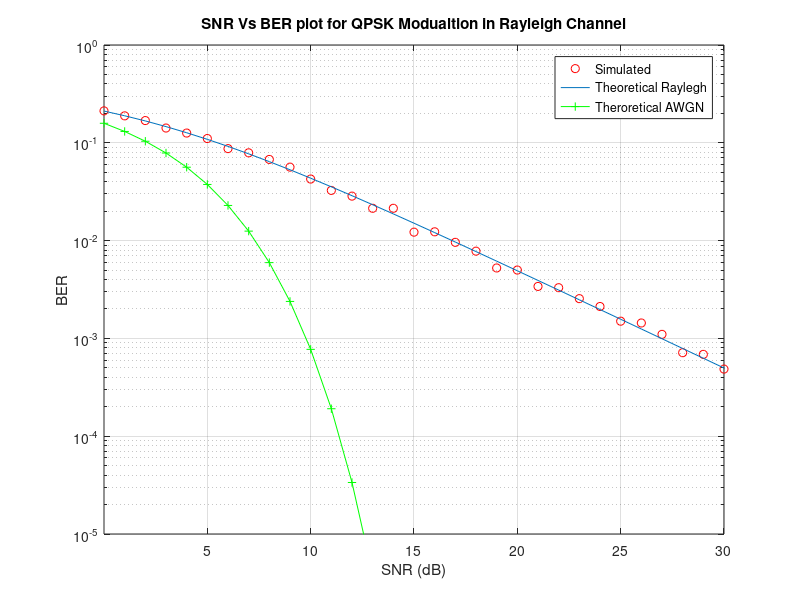
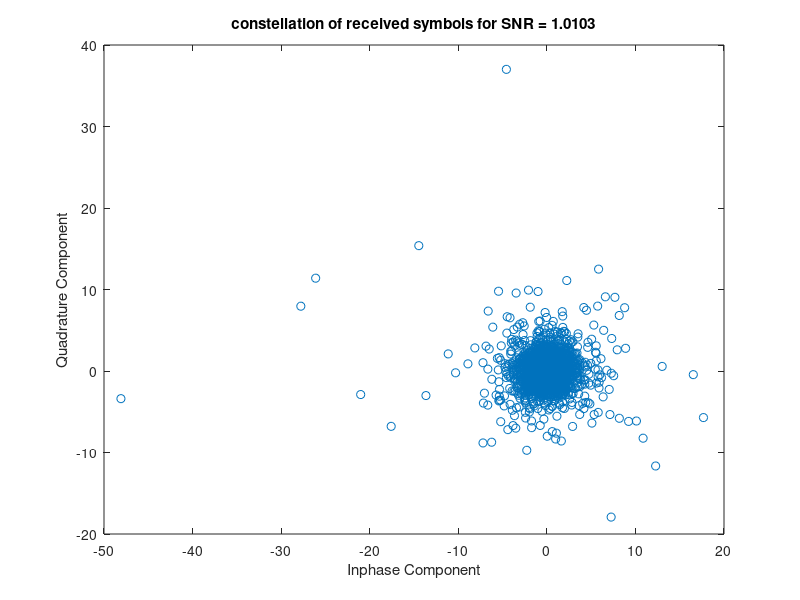
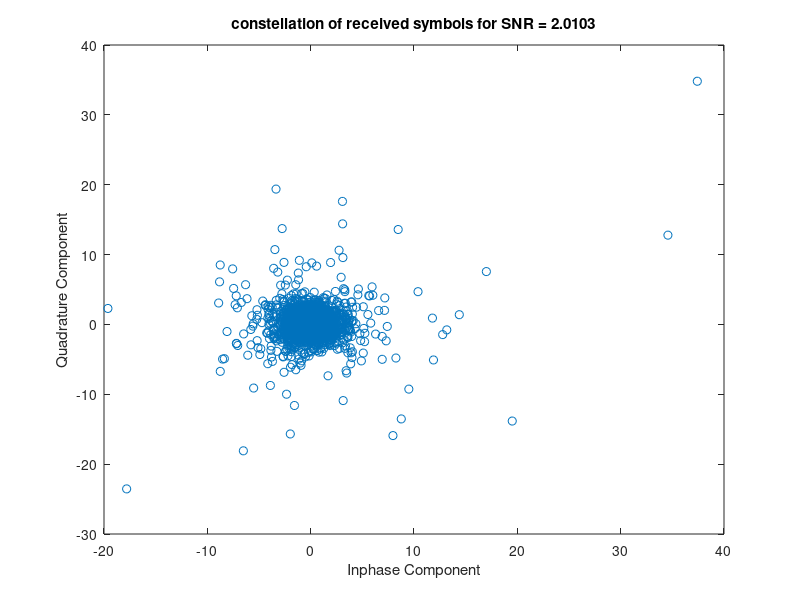
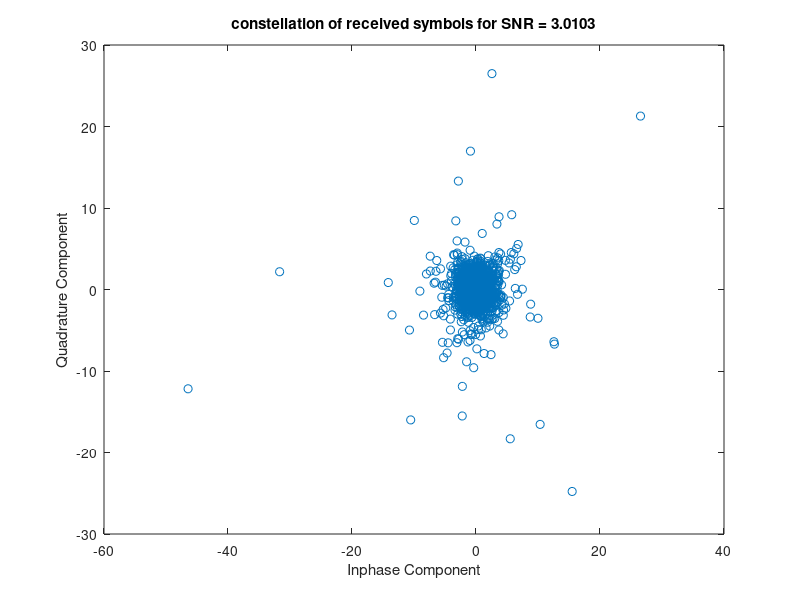

Here is the MATLAB script that generated these plots, in order:
% QPSK simulation with Gray coding and simple Rayleigh (no LOS) multipath 
% and AWGN included.

% Clear all the previously used variables and close all figures
clear all;
close all;

format long;

% Frame Length
bit_count = 10000;

% Range of SNR over which to simulate 
Eb_No = -3: 1: 30;

% Convert Eb/No values to channel SNR
% Consult BERNARD SKLAR'S book 'Digital Communications'
SNR = Eb_No + 10*log10(2);

% Start the main calculation loop
for aa = 1: 1: length(SNR)
    
    % Initiate variables
    T_Errors = 0;
    T_bits = 0;
    
    % Keep going until you get 100 errors
    while T_Errors < 100
    
        % Generate some information bits
        uncoded_bits  = round(rand(1,bit_count));
        
        % Split the stream into two streams, for Quadrature Carriers
        B1 = uncoded_bits(1:2:end);
        B2 = uncoded_bits(2:2:end);
        
        % QPSK modulator set to pi/4 radians constellation
        % If you want to change the constellation angles
        % just change the angles. (Gray Coding)
        qpsk_sig = ((B1==0).*(B2==0)*(exp(i*pi/4))+(B1==0).*(B2==1)...
            *(exp(3*i*pi/4))+(B1==1).*(B2==1)*(exp(5*i*pi/4))...
            +(B1==1).*(B2==0)*(exp(7*i*pi/4))); 
        
        % Variance = 0.5 - Tracks theoritical PDF closely
        ray = sqrt(0.5*((randn(1,length(qpsk_sig))).^2+(randn(1,length(qpsk_sig))).^2));
        
        % Include The Multipath
        rx = qpsk_sig.*ray;
        
        % Noise variance
        N0 = 1/10^(SNR(aa)/10);
        
        % Send over Gaussian Link to the receiver
        rx = rx + sqrt(N0/2)*(randn(1,length(qpsk_sig))+i*randn(1,length(qpsk_sig)));
        
%---------------------------------------------------------------
        
        % Equaliser
        rx = rx./ray;

        % QPSK demodulator at the Receiver
        B4 = (real(rx)<0);
        B3 = (imag(rx)<0);
        
        uncoded_bits_rx = zeros(1,2*length(rx));
        uncoded_bits_rx(1:2:end) = B3;
        uncoded_bits_rx(2:2:end) = B4;

    
        % Calculate Bit Errors
        diff = uncoded_bits - uncoded_bits_rx;
        T_Errors = T_Errors + sum(abs(diff));
        T_bits = T_bits + length(uncoded_bits);
        
    end
    % Received data constellation
    figure; clf;
    plot(real(rx),imag(rx),'o');  % Scatter Plot
    title(['constellation of received symbols for SNR = ', num2str(SNR(aa))]); 
    xlabel('Inphase Component'); ylabel('Quadrature Component');

    % Calculate Bit Error Rate
    BER(aa) = T_Errors / T_bits;
    disp(sprintf('bit error probability = %f',BER(aa)));

end
  
%------------------------------------------------------------

% Finally plot the BER Vs. SNR(dB) Curve on logarithmic scale 
% BER through Simulation
figure(1);
semilogy(SNR,BER,'or');
hold on;
xlabel('SNR (dB)');
ylabel('BER');
title('SNR Vs BER plot for QPSK Modualtion in Rayleigh Channel');

% Rayleigh Theoretical BER
figure(1);
EbN0Lin = 10.^(Eb_No/10);
theoryBerRay = 0.5.*(1-sqrt(EbN0Lin./(EbN0Lin+1)));
semilogy(SNR,theoryBerRay);
grid on;

% Theoretical BER
figure(1);
theoryBerAWGN = 0.5*erfc(sqrt(10.^(Eb_No/10)));
semilogy(SNR,theoryBerAWGN,'g-+');
grid on;
legend('Simulated', 'Theoretical Raylegh', 'Theroretical AWGN');
axis([SNR(1,1) SNR(end-3) 0.00001 1]);